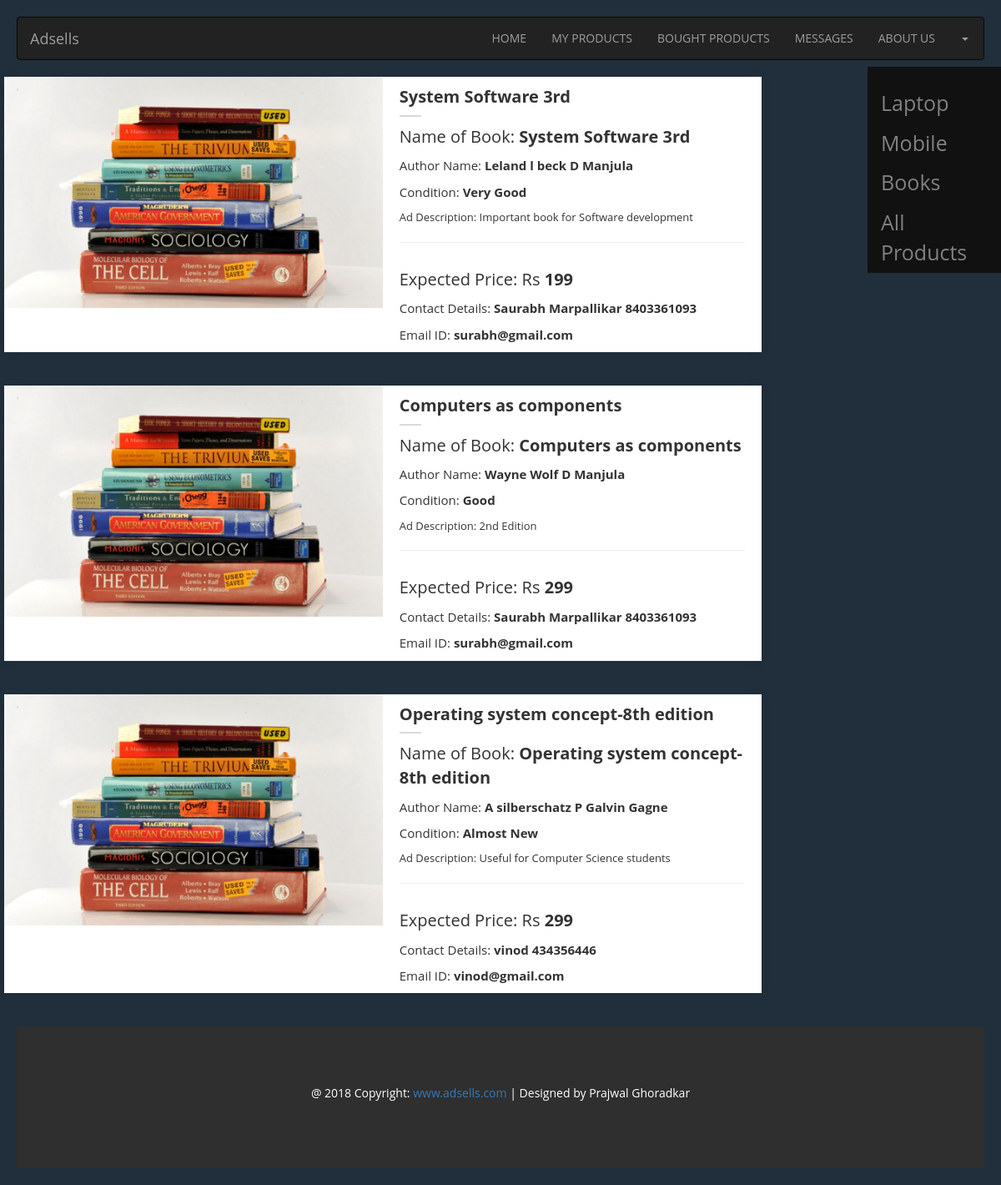
The app's page /book_purchase.php with its own data.
### tables this page shows
CREATE TABLE `Advertisement` (
  `advt_id` int(100) NOT NULL AUTO_INCREMENT,
  `item_name` varchar(255) DEFAULT NULL,
  `item_type` varchar(255) DEFAULT NULL,
  `date_of_init` varchar(255) DEFAULT NULL,
  `date_of_exp` varchar(255) DEFAULT NULL,
  `owner_id` varchar(255) DEFAULT NULL,
  `buyer_id` varchar(255) DEFAULT NULL,
  PRIMARY KEY (`advt_id`),
  KEY `owner_id` (`owner_id`),
  KEY `buyer_id` (`buyer_id`),
  CONSTRAINT `Advertisement_ibfk_1` FOREIGN KEY (`owner_id`) REFERENCES `Users` (`Nitc_email_id`),
  CONSTRAINT `Advertisement_ibfk_2` FOREIGN KEY (`buyer_id`) REFERENCES `Users` (`Nitc_email_id`)
);

CREATE TABLE `Book` (
  `product_id` int(100) NOT NULL,
  `name_of_book` varchar(255) DEFAULT NULL,
  `condition_book` varchar(255) DEFAULT NULL,
  `ad_description` varchar(255) DEFAULT NULL,
  `expected_price` varchar(255) DEFAULT NULL,
  `image_path` varchar(255) DEFAULT NULL,
  PRIMARY KEY (`product_id`),
  CONSTRAINT `Book_ibfk_1` FOREIGN KEY (`product_id`) REFERENCES `Advertisement` (`advt_id`)
);

CREATE TABLE `Author` (
  `product_id` int(100) DEFAULT NULL,
  `author_name` varchar(255) DEFAULT NULL
);

CREATE TABLE `Users` (
  `Nitc_email_id` varchar(255) NOT NULL,
  `User_name` varchar(255) DEFAULT NULL,
  `Mobile_no` varchar(255) DEFAULT NULL,
  `User_type` varchar(255) DEFAULT NULL,
  `User_password` varchar(255) DEFAULT NULL,
  PRIMARY KEY (`Nitc_email_id`)
);

### book_purchase.php (the view, shortened to what this page needs)
<?php
   require('inc/config.php');
?>
<!DOCTYPE html>
<html>
<head>
	<link rel="stylesheet" href="https://maxcdn.bootstrapcdn.com/bootstrap/3.3.7/css/bootstrap.min.css">
  <link rel="stylesheet" type="text/css" href="css/footer.css">
	<link rel="stylesheet" type="text/css" href="css/advertise.css">
	<link rel="stylesheet" type="text/css" href="css/purchase.css">
</head>
<body style="background-color: #212F3C;">
	<nav class="navbar navbar-inverse">
  <div class="container">
    <div class="navbar-header">
      <a class="navbar-brand" href="home.php">Adsells</a>
    </div>
    <div class="collapse navbar-collapse" id="myNavbar">
      <ul class="nav navbar-nav navbar-right">
        <li><a href="home.php">HOME</a></li>
        <li><a href="my_products.php">MY PRODUCTS</a></li>
        <li><a href="bought_products.php">BOUGHT PRODUCTS</a></li>
        <li><a href="message.php">MESSAGES</a></li>
        <li><a href="about_us.php">ABOUT US</a></li>
        <li class="dropdown"><a href="book_purchase.php" class="dropdown-toggle" data-toggle="dropdown"><?php echo $_SESSION['email']; ?><span class="caret"></span></a>
        </li>
      </ul>
    </div>
  </div>
</nav>
<div class="sidenav">
  <a href="laptop_purchase.php">Laptop</a>
  <a href="mobile_purchase.php">Mobile</a>
  <a href="book_purchase.php">Books</a>
  <a href="purchase.php">All Products</a>
</div>
<?php
$query = "SELECT * FROM Advertisement ";
$result = mysqli_query($db,$query);
while ($row = mysqli_fetch_assoc($result)) {
    $id = $row["advt_id"];
    $email_id = $row["owner_id"];
    if($row["item_type"]==="Book"){
        $query2 = "SELECT * FROM Book WHERE product_id = '$id'";
    	$result2 = mysqli_query($db,$query2);
    	$row2 = mysqli_fetch_assoc($result2);
    	$query3 = "SELECT * FROM Users WHERE Nitc_email_id = '$email_id'";
    	$result3 = mysqli_query($db,$query3);
    	$row3 = mysqli_fetch_assoc($result3);
        $i=0;
        $query4 = "SELECT * FROM Author WHERE product_id = '$id'";
        $result4 = mysqli_query($db,$query4);
        while($row4 = mysqli_fetch_assoc($result4)){
             if($i==0){
                  $author1 = $row4["author_name"];
                  $i++;
             }
             else if($i==1){
             	  $author2 = $row4["author_name"];
             	  $i++;
             }
             else if($i==2){
             	  $author3 = $row4["author_name"];
             	  $i++;
             }
        }
    	?>
    <div class="container">
            <div class="row row-margin-bottom">
            <div class="col-md-9 no-padding lib-item" data-category="view">
                <div class="lib-panel">
                    <div class="row box-shadow">
                        <div class="col-md-6">
                            <img class="lib-img-show" src="images/book.jpg">
                        </div>
                        <div class="col-md-6">
                            <div class="lib-row lib-header">
                                <b><?php echo $row["item_name"]; ?></b>
                                <div class="lib-header-seperator"></div>
                            </div>
                            <div class="lib-row lib-header">
                            	<p>Name of Book: <b><?php echo $row2["name_of_book"]; ?></b></p>
                            </div>
                            <div class="lib-row lib-data">
                            	<p>Author Name: <b><?php echo $author1." ".$author2." ".$author3; ?></b></p>
                            </div>
                            <div class="lib-row lib-data">
                            	<p>Condition: <b><?php echo $row2["condition_book"]; ?></b></p>
                            </div>
                            <div class="lib-row lib-desc">
                                <p> Ad Description: <?php echo $row2["ad_description"]; ?> </p>
                                <hr>
                            </div>
                            <div class="lib-row lib-price">
                            	<p>Expected Price: Rs <b><?php echo $row2["expected_price"]; ?></b></p>
                            </div>
                            <div class="lib-row lib-data">
                            	<p>Contact Details: <b><?php echo $row3["User_name"]." ".$row3["Mobile_no"]; ?></b></p>
                            </div>
                            <div class="lib-row lib-data">
                            	<p>Email ID: <b><?php echo $row["owner_id"];?></b></p>
                            </div>
                        </div>
                    </div>
                </div>
            </div>
            <div class="col-md-1"></div>
        </div>
</div>
 <?php
    }
}
  ?>
 <footer class="container-fluid bg-4 text-center">
  <p>@ 2018 Copyright: <a href="home.php">www.adsells.com </a>| Designed by Prajwal Ghoradkar</p>
</footer>

### css/footer.css (style rules this page uses)
.bg-4 { background-color: #2f2f2f; color: #fff; }
.container-fluid { padding-top: 70px; padding-bottom: 70px; }

### css/purchase.css (style rules this page uses)
.sidenav { height: auto; width: 160px; position: fixed; z-index: 1; top: 0; right: 0; background-color: #111; overflow-x: hidden; padding-top: 20px; margin-top: 80px; }
.sidenav a { padding: 6px 8px 6px 16px; text-decoration: none; font-size: 25px; color: #818181; display: block; }
body { padding: 20px; font-family: 'Open Sans', sans-serif; background-color: #f7f7f7; }
.lib-panel { margin-bottom: 20px; }
.lib-panel img { width: 100%; background-color: transparent; }
.lib-panel .row, .lib-panel .col-md-6 { padding: 0; background-color: #FFFFFF; }
.lib-panel .lib-row { padding: 0 20px 0 20px; }
.lib-panel .lib-row.lib-header { background-color: #FFFFFF; font-size: 20px; padding: 10px 20px 0 20px; }
.lib-panel .lib-row.lib-price { background-color: #FFFFFF; font-size: 20px; padding: 10px 20px 0 20px; }
.lib-panel .lib-row.lib-data { background-color: #FFFFFF; font-size: 15px; padding: 0px 20px 0 20px; }
.lib-panel .lib-row.lib-header .lib-header-seperator { height: 2px; width: 26px; background-color: #d9d9d9; margin: 7px 0 0px 0; }
.lib-panel .lib-row.lib-desc { position: relative; height: 100%; display: block; font-size: 13px; }
.row-margin-bottom { margin-bottom: 20px; }
.box-shadow { -webkit-box-shadow: 0 0 10px 0 rgba(0,0,0,.10); box-shadow: 0 0 10px 0 rgba(0,0,0,.10); }
.no-padding { padding: 0; }

### records on screen
advertisement: item_name "System Software 3rd", book.name_of_book "System Software 3rd", author.author_name "Leland l beck", author.author_name "D Manjula", book.condition_book "Very Good", book.ad_description "Important book for Software development", book.expected_price "199", owner.User_name "Saurabh Marpallikar", owner.Mobile_no "8403361093", owner "surabh@gmail.com"
advertisement: item_name "Computers as components", book.name_of_book "Computers as components", author.author_name "Wayne Wolf", book.condition_book "Good", book.ad_description "2nd Edition", book.expected_price "299", owner.User_name "Saurabh Marpallikar", owner.Mobile_no "8403361093", owner "surabh@gmail.com"
author: author_name "D Manjula"
advertisement: item_name "Operating system concept-8th edition", book.name_of_book "Operating system concept-8th edition", author.author_name "A silberschatz", author.author_name "P Galvin", author.author_name "Gagne", book.condition_book "Almost New", book.ad_description "Useful for Computer Science students", book.expected_price "299", owner.User_name "vinod", owner.Mobile_no "434356446", owner "vinod@gmail.com"
